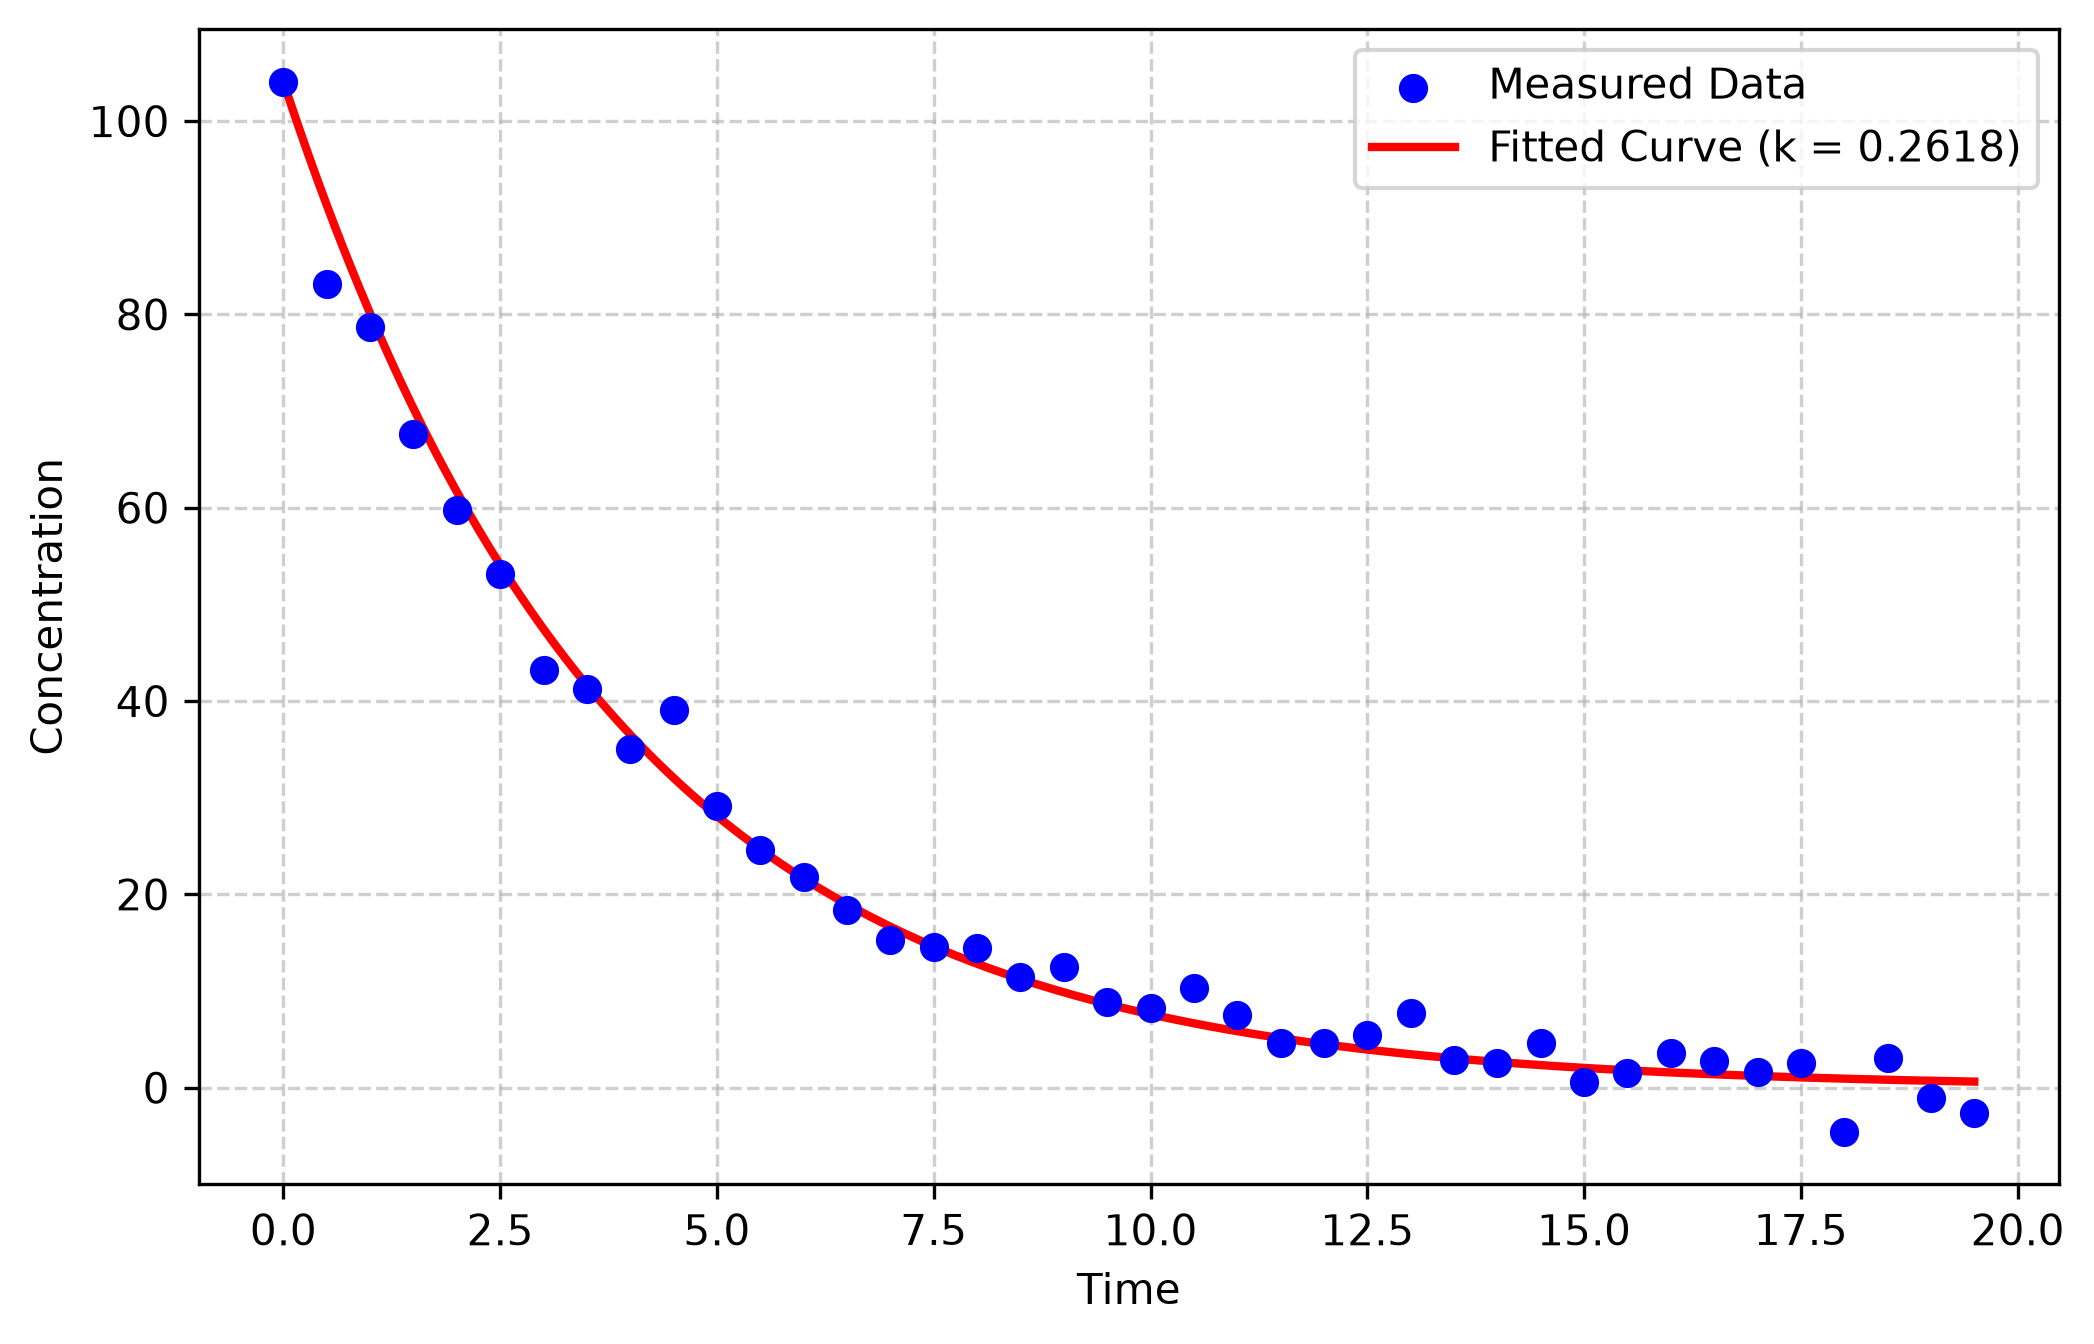

Write Python code to recreate this figure.
"""
PW2 Lab B Part 3 -- fit a reaction's rate constant to measured data.

A first-order reaction decays as  C(t) = C0 * exp(-k*t).  You have noisy
concentration-vs-time measurements; find the k that best matches them.
Complete the TODOs. Run:  python kinetics.py
"""
import numpy as np
import matplotlib.pyplot as plt
from scipy.optimize import minimize

# TODO 1: 
# read kinetics.csv (columns time, concentration) into arrays t, C.
#         Set C0 = the first concentration.
time, concentration = np.loadtxt("kinetics.csv", delimiter=",",skiprows=1,unpack=True)

C0 = concentration[0]

# TODO 2: write total_error(k) = sum of (measured - C0*exp(-k*t))^2.
#         This is the "how bad" number: small when the model matches the data.
def total_error(k):
    return np.sum((concentration - C0 * np.exp(-k * time)) ** 2)

# TODO 3: minimise total_error wii th scipy.optimize.minimize (method "SLSQP",
#         bounds [(0, 5)], start x0=0.5). Print the fitted k.
result = minimize(total_error,x0=[0.5],method="SLSQP",bounds=[(0,5)])
k_fitted = result.x[0]
print(f"Fitted :{k_fitted}")    

# TODO 4: plot the measured data (points) and your fitted curve (line) together.
#         Save as kinetics.png.

plt.figure(figsize=(8, 5))
plt.scatter(time, concentration, label="Measured Data", color="blue", zorder=5)

t_smooth = np.linspace(time.min(), time.max(), 200)
C_smooth = C0 * np.exp(-k_fitted * t_smooth)
plt.plot(t_smooth, C_smooth, label=f"Fitted Curve (k = {k_fitted:.4f})", color="red", linewidth=2)

plt.xlabel("Time")
plt.ylabel("Concentration")
plt.legend()
plt.grid(True, linestyle="--", alpha=0.6)
plt.savefig("kinetics.png", dpi=300, bbox_inches="tight")
